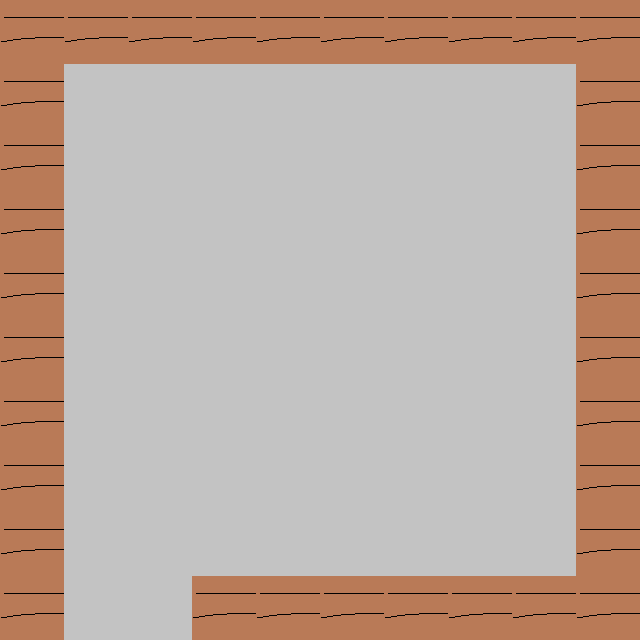

Rendered tile map (Tiled .tmx) drawn with the repository's tilesets; below, a short description and the full map source, tile grids included:
An orthogonal 10x10 tile map with 64x64 px tiles, 1 tile layer (Tile Layer 1) and 2 objects (untitled).

<map version="1.0" orientation="orthogonal" renderorder="right-down" width="10" height="10" tilewidth="64" tileheight="64" nextobjectid="3">
 <tileset firstgid="1" name="house" tilewidth="64" tileheight="64" tilecount="2" columns="0">
  <tile id="0">
   <image width="64" height="64" source="floor.png" />
  </tile>
  <tile id="1">
   <image width="64" height="64" source="wall.png" />
  </tile>
 </tileset>
 <layer name="Tile Layer 1" width="10" height="10">
  <data encoding="csv">
2,2,2,2,2,2,2,2,2,2,
2,1,1,1,1,1,1,1,1,2,
2,1,1,1,1,1,1,1,1,2,
2,1,1,1,1,1,1,1,1,2,
2,1,1,1,1,1,1,1,1,2,
2,1,1,1,1,1,1,1,1,2,
2,1,1,1,1,1,1,1,1,2,
2,1,1,1,1,1,1,1,1,2,
2,1,1,1,1,1,1,1,1,2,
2,1,1,2,2,2,2,2,2,2
</data>
 </layer>
 <objectgroup name="SpawnLayer">
  <object id="1" x="129" y="451" width="62" height="56">
   <properties>
    <property name="player_start" value="enter_house_2" />
   </properties>
  </object>
 </objectgroup>
 <objectgroup name="TeleportLayer">
  <object id="2" name="untitled" x="67" y="580" width="119" height="58">
   <properties>
    <property name="untitled" value="exit_house_2" />
   </properties>
  </object>
 </objectgroup>
 <objectgroup name="CollisionLayer" />
</map>
